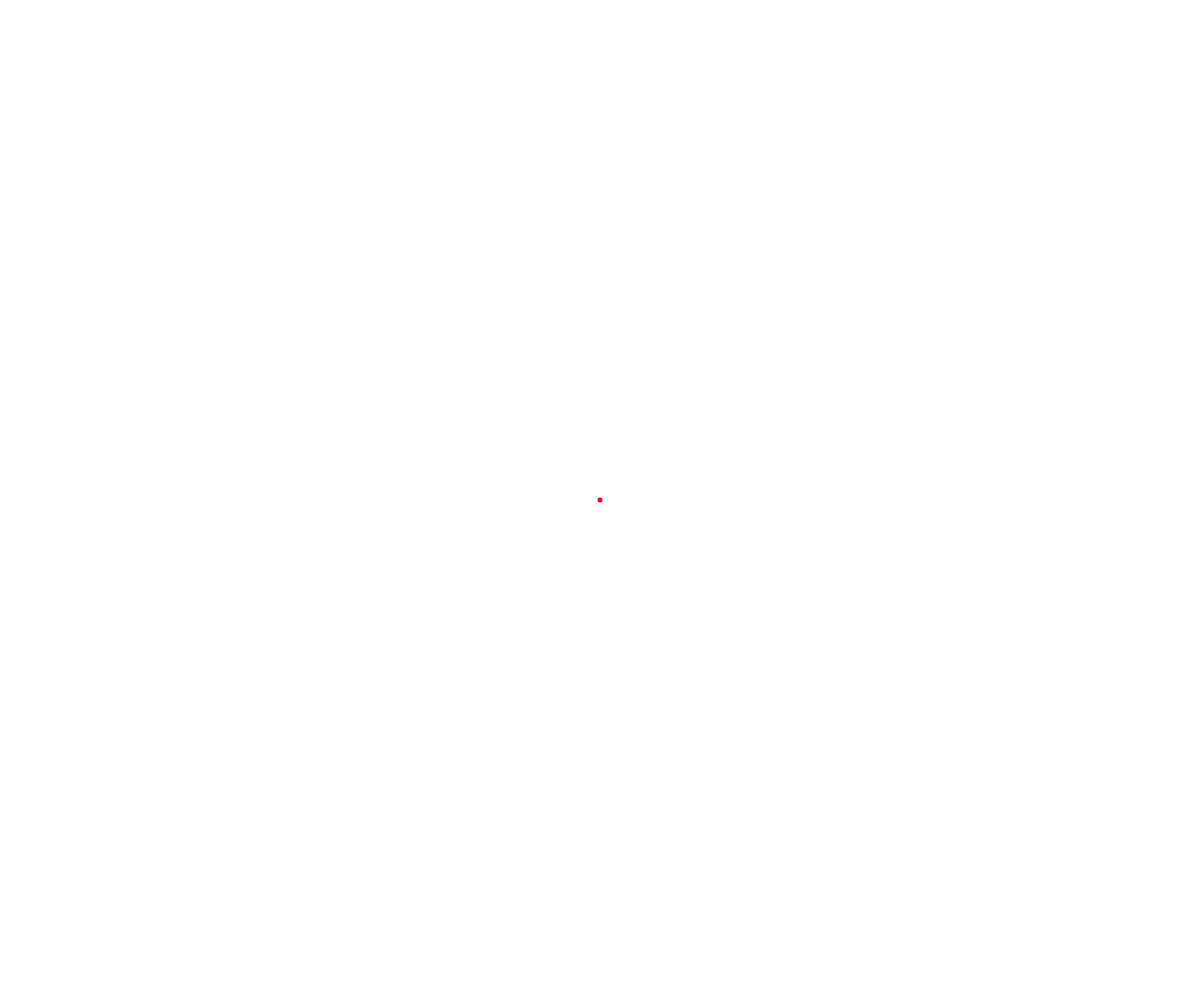
Frame 1 (no input)
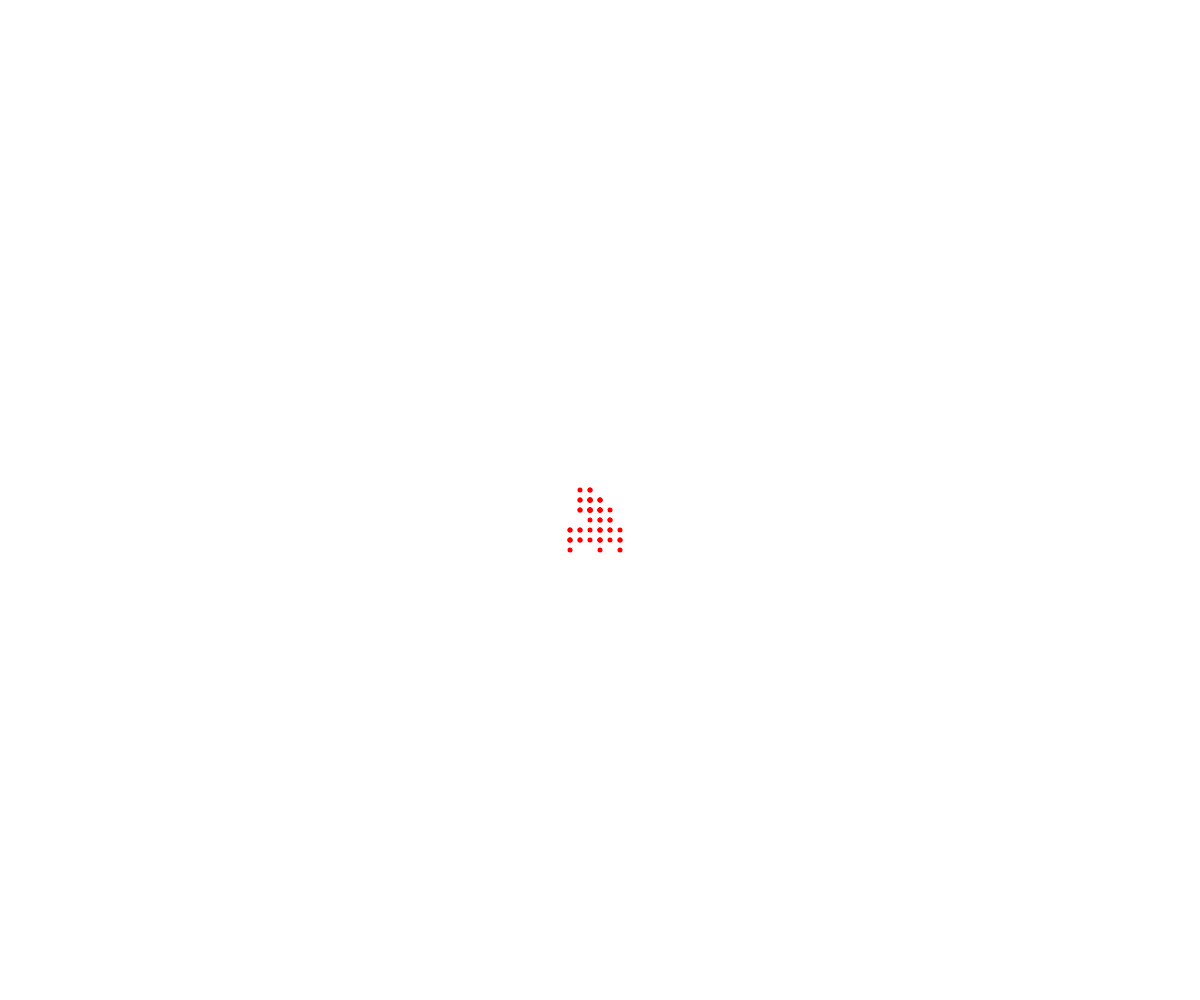
Frame 60 (no input)
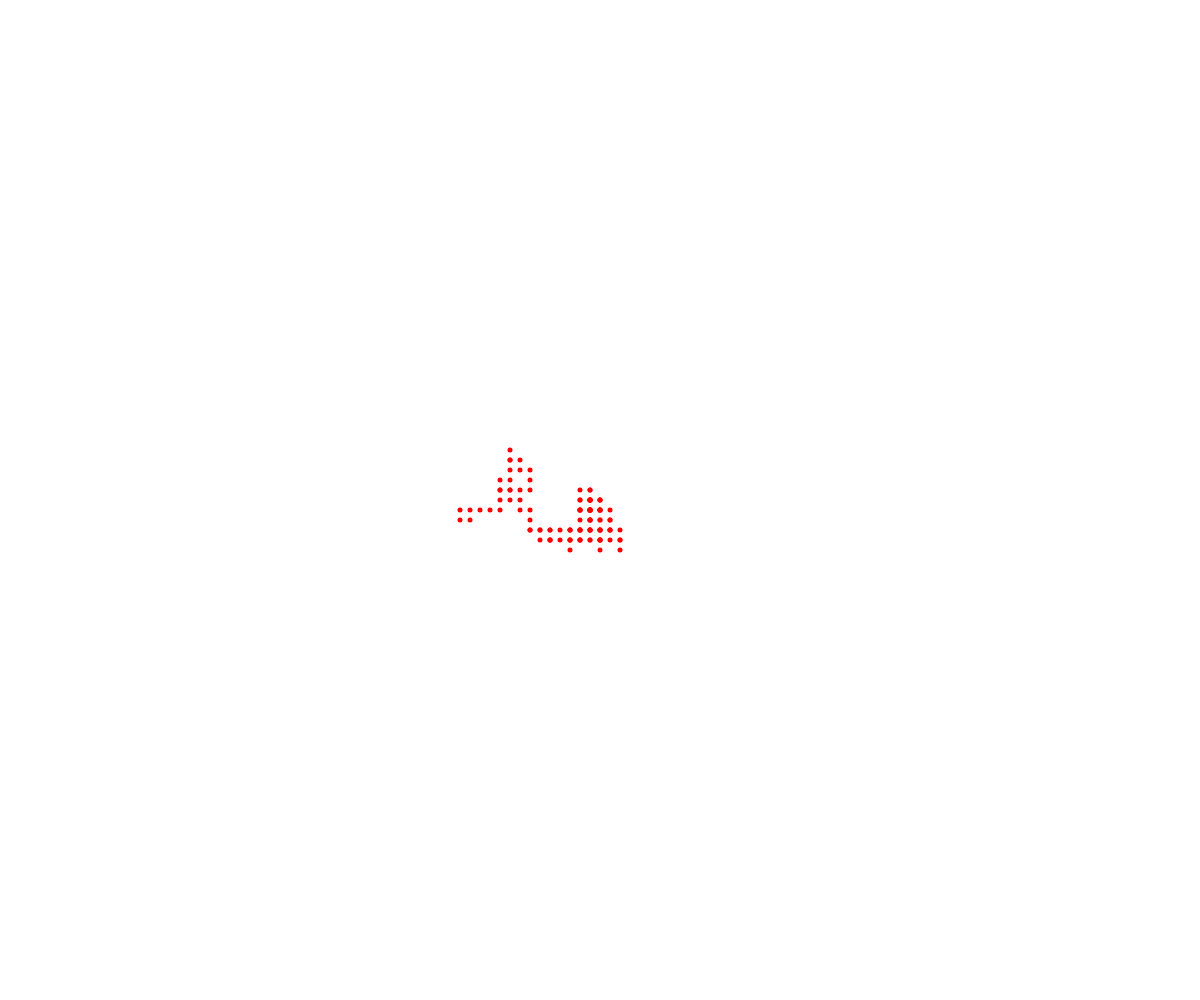
Frame 120 (the mouse pressed at the canvas centre since frame 60)

The p5.js sketch that drew these frames (run headless with seeded random() and noise() and a simulated clock; from frame 60 on, the mouse is pressed at the canvas centre):

// p5.js sketch
// ── sketch.js
// Project Title
// Your Name
// Date
//
// Extra for Experts:
// - describe what you did to take this project "above and beyond"

class walker {
  constructor(direction,x,y,color,size,speed){
    this.direction = direction;
    this.x = x;
    this.y = y;
    this.color = color;
    this.size = size;
    this.speed = speed;
  }
  display() {
    noStroke();
    fill(this.color);
    circle(this.x,this.y,this.size);
  }
  move() {
    let choice = random(100);
    if (choice < 25) {
      //up
      this.y -= this.speed;
    }
    else if (choice < 50) {
      //down
      this.y += this.speed;
    }
    else if (choice < 75) {
      //left
      this.x -= this.speed;
    }
    else {
      //right
      this.x += this.speed;
    }
  }
}


let kevin;

function setup() {
  createCanvas(windowWidth, windowHeight);
  kevin = new walker(0,width/2,height/2,"red", 5,10);
}

function draw() {
  kevin.display();
  kevin.move();
}
